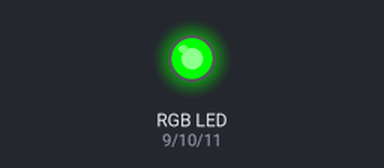
This sketch was run on a simulated Arduino Uno, built with avr-gcc and run on an emulated ATmega328P. Parts: an RGB LED mixed from three pins (HIGH = lit).

Above: at 0.05 s.
At 1.15 s:
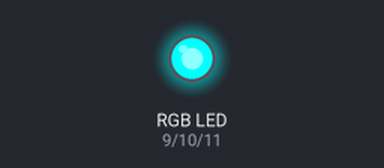
At 2.3 s:
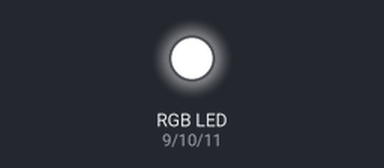
At 2.85 s:
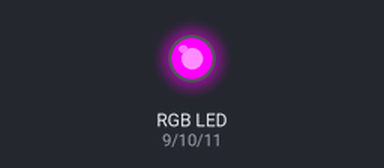
At 3.45 s:
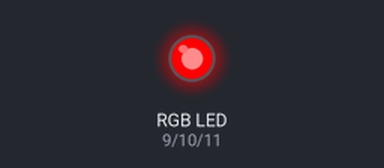
At 4.6 s:
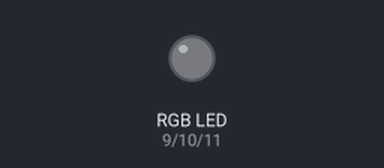
Timing chart, 0 to 6.0 s (numbered marks = the images above):
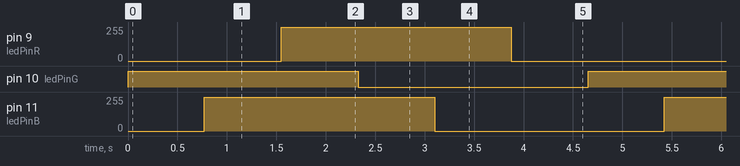

Measured:
- by itself, pin 9 (ledPinR), pin 11 (ledPinB): alternates 255/255 for 2.3 s and 0/255 for 2.3 s
- by itself, pin 10 (ledPinG): alternates HIGH for 2.3 s and LOW for 2.3 s

The sketch:

misch_barvy.pde
```cpp
/*
 Fading

 This example shows how to fade an LED using the analogWrite() function.

 The circuit:
 * LED attached from digital pin 9 to ground.

 Created 1 Nov 2008
 By David A. Mellis
 Modified 17 June 2009
 By Tom Igoe

 http://arduino.cc/en/Tutorial/Fading

 */


int ledPinR = 9;    // LED connected to digital pin 9
int ledPinG = 10;    // LED connected to digital pin 9
int ledPinB = 11;    // LED connected to digital pin 9

const int BLANK = 255;
const int FULL = 0;

void setup()  {
  // nothing happens in setup
}

void loop()  {
  // fade in from min to max in increments of 5 points:
  for (int bila=0; bila<=1; bila++) {
  for (int faze=0; faze<=2; faze++) {
  for(int r=0; r<=255; r+=1) {
//    for(int g=0; g<=255; g+=5) {
//      for(int b=0; b<=255; b+=5) {
        int x = 255-r;
        if (faze==0) {  // B => R
            analogWrite(ledPinR, x);
            analogWrite(ledPinG, bila ? FULL : BLANK);
            analogWrite(ledPinB, 255-x);
        } else if (faze==1) {  // R => G
            analogWrite(ledPinR, 255-x);
            analogWrite(ledPinG, x);
            analogWrite(ledPinB, bila ? FULL : BLANK);
        } else if (faze==2) {  // G => B
            analogWrite(ledPinR, bila ? FULL : BLANK);
            analogWrite(ledPinG, 255-x);
            analogWrite(ledPinB, x);

        };
//        analogWrite(ledPinC, b);

        delay(3);
//      };
//    };
  } ;
  };
  };

            analogWrite(ledPinR, FULL);
            analogWrite(ledPinG, FULL);
            analogWrite(ledPinB, FULL);

//  delay(10000);

/*
  delay(100);

  // fade out from max to min in increments of 5 points:
  for(int fadeValue = 255 ; fadeValue >= 0; fadeValue -=1) {
    // sets the value (range from 0 to 255):
    analogWrite(ledPin, fadeValue);
    // wait for 30 milliseconds to see the dimming effect
    delay(5);
  } ;

  delay(100);
  */
}
```
